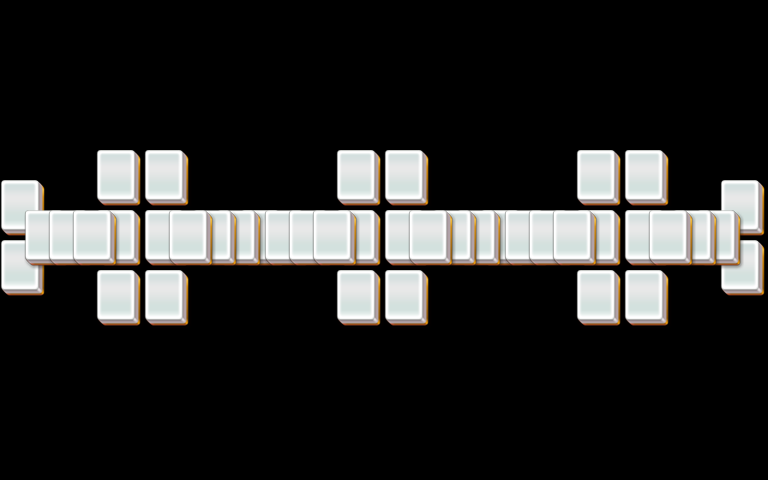

A 2D game scene composited from a Tiled map and its tileset images. What follows is a short description and the map's XML, with each tile layer's data collapsed to a summary:
An orthogonal 32x16 tile map with 24x30 px tiles, 5 tile layers (layer1, layer2, layer3, layer4, ...).

<map version="1.0" orientation="orthogonal" width="32" height="16" tilewidth="24" tileheight="30">
 <properties>
  <property name="species" value="30" />
 </properties>
 <tileset firstgid="1" name="mahjong" tilewidth="48" tileheight="60">
  <image source="mahjong.png" width="48" height="60" />
 </tileset>
 <layer name="layer1" width="32" height="16">
  <data>[512 cells, 24 non-empty, 1 distinct tile ids]</data>
 </layer>
 <layer name="layer2" width="32" height="16">
  <data>[512 cells, 24 non-empty, 1 distinct tile ids]</data>
 </layer>
 <layer name="layer3" width="32" height="16">
  <data>[512 cells, 24 non-empty, 1 distinct tile ids]</data>
 </layer>
 <layer name="layer4" width="32" height="16">
  <data>[512 cells, 24 non-empty, 1 distinct tile ids]</data>
 </layer>
 <layer name="layer5" width="32" height="16">
  <data>[512 cells, 6 non-empty, 1 distinct tile ids]</data>
 </layer>
</map>
